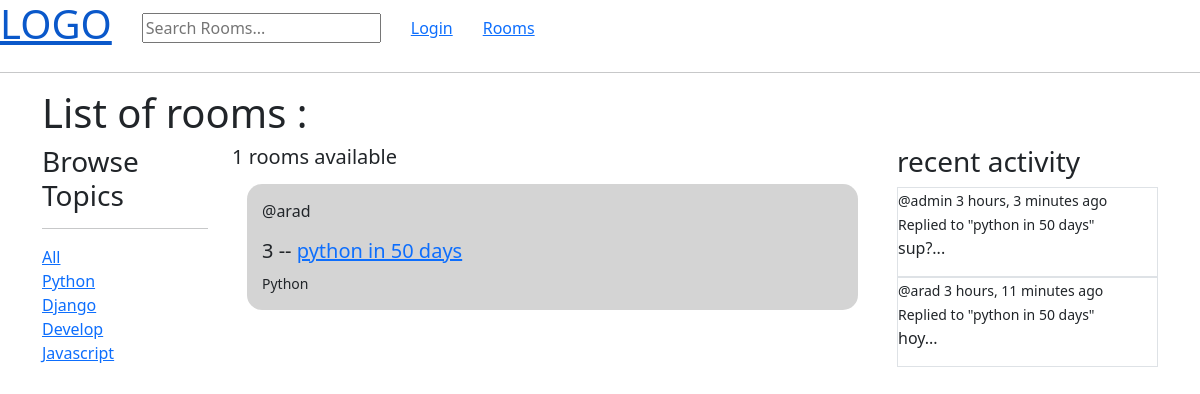
Screenshot of /rooms/?search=Python with the database file from the repository.
### base/models.py (models this page shows)
class Topic(models.Model):
    name = models.CharField(max_length=255)
    def __str__(self):
        return self.name

class Room(models.Model):
    host = models.ForeignKey(User, on_delete=models.SET_NULL, null=True)
    topic = models.ForeignKey(Topic, on_delete=models.SET_NULL, null=True)
    name = models.CharField(max_length=255)
    description = models.TextField(null=True, blank=True)
    members = models.ManyToManyField(User, related_name='members', blank=True)
    updated = models.DateTimeField(auto_now=True)
    created = models.DateTimeField(auto_now_add=True)
    class Meta:
        ordering = ['-updated', '-created']
    def __str__(self):
        return self.name

class RoomMessage(models.Model):
    user = models.ForeignKey(User, on_delete=models.CASCADE)
    room = models.ForeignKey(Room, on_delete=models.CASCADE)
    text = models.TextField()
    updated = models.DateTimeField(auto_now=True)
    created = models.DateTimeField(auto_now_add=True)
    class Meta:
        ordering = ['-updated', '-created']
    def __str__(self):
        return self.text[:50] + '...'

### base/views.py (the view)
# urls.py: path("rooms/", views.rooms, name="rooms"),
def rooms(request):
    search = request.GET.get('search', '')
    if search:
        room_list = Room.objects.filter(
            Q(topic__name__icontains=search) |
            Q(name__icontains=search) |
            Q(description__icontains=search)
        )
    else:
        room_list = Room.objects.all()
    topics = get_list_or_404(Topic)
    room_messages = RoomMessage.objects.filter(Q(room__name__icontains=search) | Q(room__topic__name__icontains=search))
    return render(request, 'base/rooms.html', {
        'rooms': room_list,
        'topics': topics,
        'search': search,
        'room_messages': room_messages,
    })

### base/templates/base/rooms.html (shortened to what this page needs)
{% extends 'layout.html' %}
{% block content %}
<h1>List of rooms :</h1>
<div class="row">
    <div class="col col-2">
        {% include 'base/topics_component.html'%}
    </div>
    <div class="col col-7">
        <h5>{{ rooms.count }} rooms available</h5>
        {% include 'base/rooms_component.html'%}
    </div>
    <div class="col col-3">
        {% include 'base/activity_component.html'%}
    </div>
</div>
{% endblock %}

### base/templates/base/topics_component.html
<h3>Browse Topics</h3>
<hr>
<div>
    <a href="{% url 'base:rooms' %}">All</a>
</div>
{% for topic in topics %}
<div>
    <a href="{% url 'base:rooms' %}?search={{topic}}">{{ topic }}</a>
</div>
{% endfor %}

### base/templates/base/rooms_component.html (shortened to what this page needs)
{% for room in rooms %}
<div style="background:#77777750; border 2px solid #44444450; border-radius:15px;margin: 15px;padding:15px">
    <p>@{{ room.host.username }}</p>
    <h5>{{ room.id }} -- <a href="{% url 'base:room' room.id %}">{{ room.name }}</a></h5>
    <small>{{ room.topic }}</small>
</div>
{% endfor %}

### base/templates/base/activity_component.html (shortened to what this page needs)
<h3>recent activity</h3>
{% for msg in room_messages%}
<div class="border">
    <small>@{{ msg.user }} {{ msg.created|timesince }} ago</small>
    <br>
    <small>Replied to "{{ msg.room }}"</small>
    <p>{{ msg }}</p>
</div>
{%endfor%}

### rows the page displays
Topic: name "Python"
Topic: name "Django"
Topic: name "Develop"
Topic: name "Javascript"
Room: host.username "arad", id "3", name "python in 50 days", topic "Python"
RoomMessage: user "admin", created "3 hours, 3 minutes", room "python in 50 days", text "sup?..."
RoomMessage: user "arad", created "3 hours, 11 minutes", room "python in 50 days", text "hoy..."

### other values shown
{{ rooms.count }} "1"
